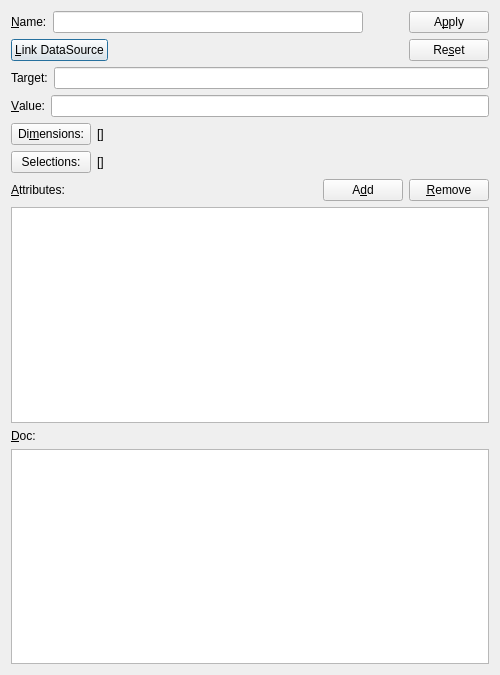
<?xml version="1.0" encoding="UTF-8"?>
<ui version="4.0">
 <class>MapDlg</class>
 <widget class="QDialog" name="MapDlg">
  <property name="geometry">
   <rect>
    <x>0</x>
    <y>0</y>
    <width>500</width>
    <height>675</height>
   </rect>
  </property>
  <property name="minimumSize">
   <size>
    <width>266</width>
    <height>390</height>
   </size>
  </property>
  <property name="windowTitle">
   <string>Map</string>
  </property>
  <layout class="QGridLayout" name="gridLayout">
   <item row="2" column="0">
    <layout class="QHBoxLayout" name="horizontalLayout">
     <item>
      <widget class="QLabel" name="valueLabel">
       <property name="text">
        <string>&amp;Value:</string>
       </property>
       <property name="buddy">
        <cstring>valueLineEdit</cstring>
       </property>
      </widget>
     </item>
     <item>
      <widget class="QLineEdit" name="valueLineEdit"/>
     </item>
    </layout>
   </item>
   <item row="0" column="0">
    <layout class="QHBoxLayout" name="horizontalLayout_9">
     <item>
      <layout class="QVBoxLayout" name="verticalLayout_2">
       <item>
        <layout class="QHBoxLayout" name="horizontalLayout_7">
         <item>
          <widget class="QLabel" name="nameLabel">
           <property name="text">
            <string>&amp;Name:</string>
           </property>
           <property name="buddy">
            <cstring>nameLineEdit</cstring>
           </property>
          </widget>
         </item>
         <item>
          <widget class="QLineEdit" name="nameLineEdit"/>
         </item>
        </layout>
       </item>
       <item>
        <layout class="QHBoxLayout" name="horizontalLayout_8">
         <item>
          <widget class="QPushButton" name="linkDSPushButton">
           <property name="text">
            <string>&amp;Link DataSource</string>
           </property>
          </widget>
         </item>
         <item>
          <spacer name="horizontalSpacer_2">
           <property name="orientation">
            <enum>Qt::Horizontal</enum>
           </property>
           <property name="sizeHint" stdset="0">
            <size>
             <width>40</width>
             <height>20</height>
            </size>
           </property>
          </spacer>
         </item>
        </layout>
       </item>
      </layout>
     </item>
     <item>
      <spacer name="horizontalSpacer">
       <property name="orientation">
        <enum>Qt::Horizontal</enum>
       </property>
       <property name="sizeType">
        <enum>QSizePolicy::Maximum</enum>
       </property>
       <property name="sizeHint" stdset="0">
        <size>
         <width>40</width>
         <height>20</height>
        </size>
       </property>
      </spacer>
     </item>
     <item>
      <layout class="QVBoxLayout" name="verticalLayout">
       <item>
        <widget class="QPushButton" name="applyPushButton">
         <property name="text">
          <string>A&amp;pply</string>
         </property>
        </widget>
       </item>
       <item>
        <widget class="QPushButton" name="resetPushButton">
         <property name="text">
          <string>Re&amp;set</string>
         </property>
        </widget>
       </item>
      </layout>
     </item>
    </layout>
   </item>
   <item row="3" column="0">
    <layout class="QHBoxLayout" name="horizontalLayout_4">
     <item>
      <widget class="QPushButton" name="dimPushButton">
       <property name="sizePolicy">
        <sizepolicy hsizetype="Fixed" vsizetype="Fixed">
         <horstretch>0</horstretch>
         <verstretch>0</verstretch>
        </sizepolicy>
       </property>
       <property name="text">
        <string>Di&amp;mensions:</string>
       </property>
      </widget>
     </item>
     <item>
      <widget class="QLabel" name="dimLabel">
       <property name="text">
        <string>[]</string>
       </property>
      </widget>
     </item>
     <item>
      <spacer name="horizontalSpacer_3">
       <property name="orientation">
        <enum>Qt::Horizontal</enum>
       </property>
       <property name="sizeHint" stdset="0">
        <size>
         <width>40</width>
         <height>20</height>
        </size>
       </property>
      </spacer>
     </item>
    </layout>
   </item>
   <item row="5" column="0">
    <layout class="QHBoxLayout" name="horizontalLayout_3">
     <item>
      <widget class="QLabel" name="attributesLabel">
       <property name="text">
        <string>&amp;Attributes:</string>
       </property>
       <property name="buddy">
        <cstring>attributeTableWidget</cstring>
       </property>
      </widget>
     </item>
     <item>
      <widget class="QPushButton" name="addPushButton">
       <property name="sizePolicy">
        <sizepolicy hsizetype="Fixed" vsizetype="Fixed">
         <horstretch>0</horstretch>
         <verstretch>0</verstretch>
        </sizepolicy>
       </property>
       <property name="text">
        <string>A&amp;dd</string>
       </property>
      </widget>
     </item>
     <item>
      <widget class="QPushButton" name="removePushButton">
       <property name="sizePolicy">
        <sizepolicy hsizetype="Fixed" vsizetype="Fixed">
         <horstretch>0</horstretch>
         <verstretch>0</verstretch>
        </sizepolicy>
       </property>
       <property name="text">
        <string>&amp;Remove</string>
       </property>
      </widget>
     </item>
    </layout>
   </item>
   <item row="7" column="0">
    <widget class="QLabel" name="docLabel">
     <property name="text">
      <string>&amp;Doc:</string>
     </property>
     <property name="buddy">
      <cstring>docTextEdit</cstring>
     </property>
    </widget>
   </item>
   <item row="1" column="0">
    <layout class="QHBoxLayout" name="horizontalLayout_10">
     <item>
      <widget class="QLabel" name="targetLabel">
       <property name="text">
        <string>Target:</string>
       </property>
       <property name="buddy">
        <cstring>targetLineEdit</cstring>
       </property>
      </widget>
     </item>
     <item>
      <widget class="QLineEdit" name="targetLineEdit"/>
     </item>
    </layout>
   </item>
   <item row="8" column="0">
    <widget class="QTextEdit" name="docTextEdit"/>
   </item>
   <item row="4" column="0">
    <layout class="QHBoxLayout" name="horizontalLayout_11">
     <item>
      <widget class="QPushButton" name="selPushButton">
       <property name="text">
        <string>Selections:</string>
       </property>
      </widget>
     </item>
     <item>
      <widget class="QLabel" name="selLabel">
       <property name="text">
        <string>[]</string>
       </property>
      </widget>
     </item>
     <item>
      <spacer name="selectionsHorizontalSpacer">
       <property name="orientation">
        <enum>Qt::Horizontal</enum>
       </property>
       <property name="sizeHint" stdset="0">
        <size>
         <width>40</width>
         <height>20</height>
        </size>
       </property>
      </spacer>
     </item>
    </layout>
   </item>
   <item row="6" column="0">
    <widget class="QTableWidget" name="attributeTableWidget"/>
   </item>
  </layout>
 </widget>
 <tabstops>
  <tabstop>nameLineEdit</tabstop>
  <tabstop>linkDSPushButton</tabstop>
  <tabstop>targetLineEdit</tabstop>
  <tabstop>valueLineEdit</tabstop>
  <tabstop>dimPushButton</tabstop>
  <tabstop>selPushButton</tabstop>
  <tabstop>addPushButton</tabstop>
  <tabstop>removePushButton</tabstop>
  <tabstop>attributeTableWidget</tabstop>
  <tabstop>docTextEdit</tabstop>
  <tabstop>applyPushButton</tabstop>
  <tabstop>resetPushButton</tabstop>
 </tabstops>
 <resources/>
 <connections/>
</ui>
